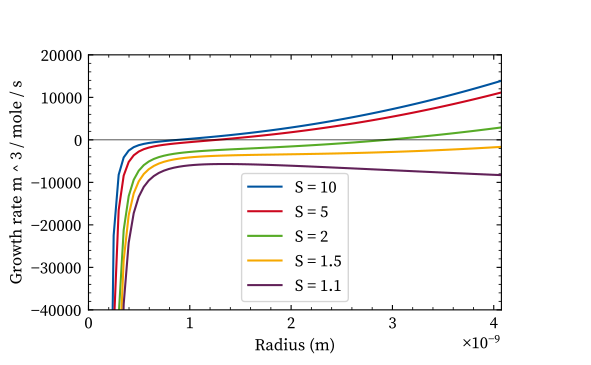

The script that drew this image:
import matplotlib.pyplot as plt
from scipy.constants import k, N_A
from pint import UnitRegistry
from dataclasses import dataclass
import numpy as np

ureg = UnitRegistry()
Q_ = ureg.Quantity

from ezplot import create_basic_plot

@dataclass
class Constants():
    k = Q_(k, 'joule / kelvin')
    N_A = Q_(N_A, 'mole ** -1')
    
    rho = Q_(1.93e7, 'gram / meter ** 3') # gold density
    M = Q_(196.9665, 'gram / mole') # gold molar mass
    eta = Q_(0.55, 'millipascal * second') # gold viscosity
    T = Q_(295.15, 'kelvin') # temperature
    gamma = Q_(245, 'millinewton / meter') # surface tension
    k_gr_0 = Q_(5.3e-4, 'meter / second') # growth rate constant


def derived_constants(K):
    K.v_m = K.M / (K.rho * K.N_A)
    K.R_cap = 2 * K.gamma * K.v_m / (K.k * K.T) 
    K.R_0 = ((3 * K.v_m) / (4 * np.pi)) ** (1 / 3)
    K.D = K.k * K.T / (6 * np.pi * K.eta * K.R_0)

def growth_rate(K, R, S):
        r_ratio = K.R_cap / R
        k_gr = 1 - 1 / S * np.exp(r_ratio)
        k_gr /= 1 + K.D / (R * K.k_gr_0)  
        k_gr *= R * np.pi * K.D * K.N_A
        return k_gr

def main():
    K = Constants()
    derived_constants(K)
    S = [10, 5, 2, 1.5, 1.1]
    R = np.linspace(0.1e-9, 5e-9, 100)
    R = Q_(R, 'meter')

    unit = growth_rate(K, R, S[0]).to_base_units().units
    # parse unit to a better formatted string
    unit = str(unit).replace('**', '^').replace('meter', 'm').replace('second', 's')

    fig, ax = create_basic_plot(xlabel='Radius (m)', ylabel='Growth rate (m/s)')

    for s in S:
        # convert R to meters
        k_gr = growth_rate(K, R, s).to_base_units()
        plt.plot(R, k_gr, label=f'S = {s}')
    plt.xlabel('Radius (m)')
    plt.ylabel(f'Growth rate {unit}')
    plt.axhline(0, color='black', linewidth=0.5)
    print(f'Critical radius: {K.R_cap}')
    plt.xlim(0, K.R_cap.to_base_units().magnitude * 2)
    plt.ylim(-4e4, 2e4)
    plt.legend()
    plt.savefig('growth.pdf')
plt.show()


if __name__ == '__main__':
        main()
